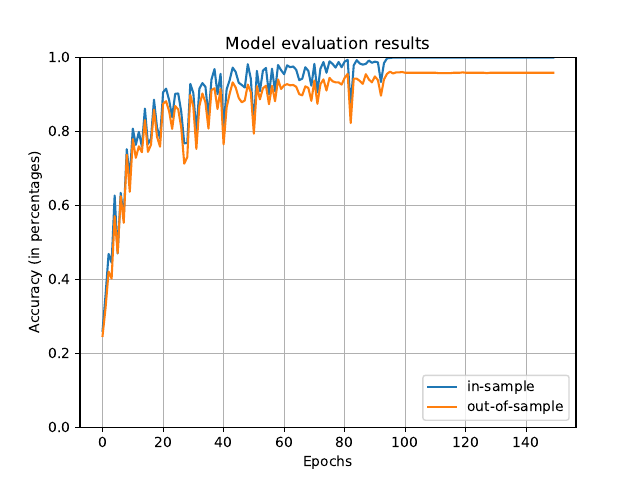

The script that saved this image:
import os
import random
import matplotlib.pyplot as plt
import datetime
import time
import cv2
import pickle
from tqdm import tqdm
import numpy as np

import torch
from torchvision import datasets, models, transforms
import torch.nn as nn
import torch.nn.functional as F
import torch.optim as optim

# For reproducibility
seed = 3
torch.manual_seed(seed)
np.random.seed(seed)
random.seed(seed)
torch.cuda.manual_seed_all(seed)
torch.backends.cudnn.benchmark = False
torch.backends.cudnn.deterministic = True

base_dir = "C:/Datasets/PJF-30/data/"
save_dir = "C:/Datasets/PJF-30/safe/"
categorys = [1, 2, 3]

train = []
test = []

if False:
    for dir in tqdm(categorys):
        path = base_dir + str(dir) + "/comp/"
        out = []
        for num, img in enumerate(os.listdir(path)):
            try:
                img_in = cv2.imread((path + "/" + img), cv2.IMREAD_COLOR)
                img_resz = cv2.resize(img_in, (224, 224))
                if num < 2000:
                    train.append([img_resz, (dir - 1)])
                else:
                    test.append([img_resz, (dir - 1)])
            except Exception as e: pass
        print(len(train), len(test))

    pickle_out = open((save_dir + "classes_rubt.pickle"),"wb")
    pickle.dump(train, pickle_out)
    pickle_out.close()
    pickle_out = open((save_dir + "classes_rubtt.pickle"),"wb")
    pickle.dump(test, pickle_out)
    pickle_out.close()
else:
    pickle_in = open(save_dir + "classes_rubt.pickle","rb")
    train = pickle.load(pickle_in)
    pickle_in = open(save_dir + "classes_rubtt.pickle","rb")
    test = pickle.load(pickle_in)
l = len(train)
check = [0, 0, 0]
for i in range(l):
    check[train[i][1]] += 1
print(check)
lt = len(test)
check = [0, 0, 0]
for i in range(lt):
    check[test[i][1]] += 1
print(check)
print(len(train), len(test))
random.shuffle(train)
random.shuffle(test)

X, y, Xt, yt = [],  [], [],  []

for features, lables in train:
    X.append(features)
    y.append(lables)
for features, lables in test:
    Xt.append(features)
    yt.append(lables)

X = np.array(X, dtype=np.float32) / 255
y = np.array(y, dtype=np.int64)
Xt = np.array(Xt, dtype=np.float32) / 255
yt = np.array(yt, dtype=np.int64)
print(np.max(X[0]), np.max(Xt[0]))

X = torch.from_numpy(X)
y = torch.from_numpy(y)
X.to(torch.float32)
y.to(torch.int64)
print(X.dtype, y.dtype)
Xt = torch.from_numpy(Xt)
yt = torch.from_numpy(yt)
Xt.to(torch.float32)
yt.to(torch.int64)
print(Xt.dtype, yt.dtype)
print(y[:10], yt[:10])
check = [0, 0, 0]
for i in range(l):
    check[y[i].numpy()] += 1
print(check)

train_on_gpu = torch.cuda.is_available()
theCPU = torch.device("cpu")

if not train_on_gpu:
    device = torch.device("cpu")
    print('CUDA is not available.  Training on CPU ...')
else:
    device = torch.device("cuda:0")
    print('CUDA is available!  Training on GPU ...')

train_on_gpu = torch.cuda.is_available()
theCPU = torch.device("cpu")

if not train_on_gpu:
    device = torch.device("cpu")
    print('CUDA is not available.  Training on CPU ...')
else:
    device = torch.device("cuda:0")
    print('CUDA is available!  Training on GPU ...')

class block(nn.Module):
    def __init__(self, in_channels, out_channels, identity_downsample=None, stride=1):
        super(block, self).__init__()
        self.expansion = 4
        self.conv1 = nn.Conv2d(in_channels, out_channels, kernel_size=1, stride=1, padding=0)
        self.bn1 = nn.BatchNorm2d(out_channels)
        self.conv2 = nn.Conv2d(out_channels, out_channels, kernel_size=3, stride=stride, padding=1)
        self.bn2 = nn.BatchNorm2d(out_channels)
        self.conv3 = nn.Conv2d(out_channels, out_channels*self.expansion, kernel_size=1, stride=1, padding=0)
        self.bn3 = nn.BatchNorm2d(out_channels*self.expansion)
        self.relu = nn.ReLU()
        self.identity_downsample = identity_downsample
    
    def forward(self, x):
        identity = x
        
        x = self.conv1(x)
        x = self.bn1(x)
        x = self.relu(x)
        x = self.conv2(x)
        x = self.bn2(x)
        x = self.relu(x)
        x = self.conv3(x)
        x = self.bn3(x)
        
        if self.identity_downsample is not None:
            identity = self.identity_downsample(identity)
        
        x += identity
        x = self.relu(x)
        return x

class ResNet(nn.Module): # [3, 4, 6, 3]
    def __init__(self, block, layers, image_channels, num_classes):
        super(ResNet, self).__init__()
        self.in_channels = 64
        self.conv1 = nn.Conv2d(image_channels, 64, kernel_size=7, stride=2, padding=3)
        self.bn1 = nn.BatchNorm2d(64)
        self.relu = nn.ReLU()
        self.maxpool = nn.MaxPool2d(kernel_size=3, stride=2, padding=1)
        
        # ResNet layers
        self.layer1 = self._make_layer(block, layers[0], out_channels=64, stride=1)
        self.layer2 = self._make_layer(block, layers[1], out_channels=128, stride=2)
        self.layer3 = self._make_layer(block, layers[2], out_channels=256, stride=2)
        self.layer4 = self._make_layer(block, layers[3], out_channels=512, stride=2)
        
        self.avgpool = nn.AdaptiveAvgPool2d((1,1))
        self.fc = nn.Linear(512*4, num_classes)
    
    def forward(self, x):
        x = self.conv1(x)
        x = self.bn1(x)
        x = self.relu(x)
        x = self.maxpool(x)
        
        x = self.layer1(x)
        x = self.layer2(x)
        x = self.layer3(x)
        x = self.layer4(x)
        
        x = self.avgpool(x)
        x = x.reshape(x.shape[0], -1)
        x = self.fc(x)
        
        return x

    def _make_layer(self, block, num_residual_blocks, out_channels, stride):
        identity_downsample = None
        layers = []
        
        if stride != 1 or self.in_channels != out_channels * 4:
            identity_downsample = nn.Sequential(nn.Conv2d(self.in_channels, out_channels*4, kernel_size=1, stride=stride), nn.BatchNorm2d(out_channels*4))
        
        layers.append(block(self.in_channels, out_channels, identity_downsample, stride))
        self.in_channels = out_channels*4
        
        for i in range(num_residual_blocks - 1):
            layers.append(block(self.in_channels, out_channels)) # 256 --> 64, 64*4 (256) again
        
        return nn.Sequential(*layers)

def ResNet50(img_channels=3, num_classes=3):
    return ResNet(block, [3, 4, 6, 3], img_channels, num_classes)

model = ResNet50(3, 3)
# model.load_state_dict(torch.load('model_cifar.pt'))
model.to(device)

optimizer = optim.Adam(model.parameters(), lr=0.001)
loss_function = nn.CrossEntropyLoss()

BATCH_SIZE = 100
EPOCHS = 150
train_log = []
eval_size = int(len(X)*0.1)
eval_X = X[:eval_size]
eval_y = y[:eval_size]
print("After eval split: ", X.shape, y.shape)

train_data = []
log = []
valid_loss_min = np.Inf # track change in validation loss
valid_acc_min = 0

def evaluate():
    model.eval()
    correct = 0
    total = 0
    with torch.no_grad():
        for i in tqdm(range(len(eval_X))):
            real_class = eval_y[i].to(device)
            net_out = model(eval_X[i].view(-1, 3, 224, 224).to(device))[0]  # returns a list
            predicted_class = torch.argmax(net_out)
            # print(real_class, net_out, predicted_class)
            # input()
            if predicted_class == real_class:
                correct += 1
            # else: cv2.imwrite(("D:/Datasets\stupid/test/o" + str(i) + ".jpg"), eval_X[i].view(75, 75, 1).numpy())
            total += 1
    in_sample_acc = round(correct/total, 3)
    correct = 0
    total = 0
    Xta = Xt[:1500]
    yta = yt[:1500]
    check = [0, 0, 0]
    with torch.no_grad():
        for i in tqdm(range(len(Xta))):
            real_class = yta[i].to(device)
            net_out = model(Xta[i].view(-1, 3, 224, 224).to(device))[0]  # returns a list
            predicted_class = torch.argmax(net_out)
            # print(real_class, net_out, predicted_class)
            # input()
            if predicted_class == real_class:
                correct += 1
                check[predicted_class.cpu().numpy()] += 1
            # else: cv2.imwrite(("D:/Datasets\stupid/test/i" + str(i) + ".jpg"), Xt[i].view(60, 60, 1).numpy())
            total += 1
    print(check)
    out_of_sample_acc = round(correct/total, 3)
    return in_sample_acc, out_of_sample_acc

t0 = time.time()
for epoch in range(EPOCHS):
    dtm = str(datetime.datetime.now())
    for i in tqdm(range(0, len(X), BATCH_SIZE)): # from 0, to the len of x, stepping BATCH_SIZE at a time. [:50] ..for now just to dev
        model.train()
        # try:
        batch_X = X[i:i+BATCH_SIZE]
        batch_y = y[i:i+BATCH_SIZE]
        batch_X, batch_y = batch_X.to(device), batch_y.to(device)
        batch_data = []

        # Actual training
        model.zero_grad()
        optimizer.zero_grad()
        outputs = model(batch_X.view(-1, 3, 224, 224))
        # print(batch_y, outputs)
        # input()
        loss = loss_function(outputs, batch_y)
        loss.backward()
        optimizer.step() # Does the update

    print(f"Epoch: {epoch}. Loss: {loss}")
    isample, osample = evaluate()
    print("In-sample accuracy: ", isample, "  Out-of-sample accuracy: ", osample)
    train_data.append([isample, osample])
    log.append([isample, osample, loss, dtm])
    if osample > valid_acc_min and epoch > 10:
        print('Acc increased ({:.6f} --> {:.6f}).  Saving model ...'.format(valid_acc_min, osample))
        torch.save(model.state_dict(), "C:/Cache/PJF-30/std_ResNet-50_baseline.pt") #                                                  <-- UPDATE
        valid_acc_min = osample
t1 = time.time()
time_spend = t1-t0
print("Time spend: ", time_spend)
print(valid_acc_min)

train_data = np.array(train_data)
isample = train_data[:, 0]
osample = train_data[:, 1]

plt.plot(isample)
plt.plot(osample)
plt.title("Model evaluation results")
plt.grid()
plt.xlabel("Epochs")
plt.ylabel("Accuracy (in percentages)")
plt.legend(["in-sample", "out-of-sample"], loc="lower right")
plt.ylim([0, 1])
plt.savefig(("std_ResNet-50_baseline.pdf")) #                                              <-- UPDATE
plt.show()

# Max Out of Sample Accuracy: 0.531            1h 9min 27s